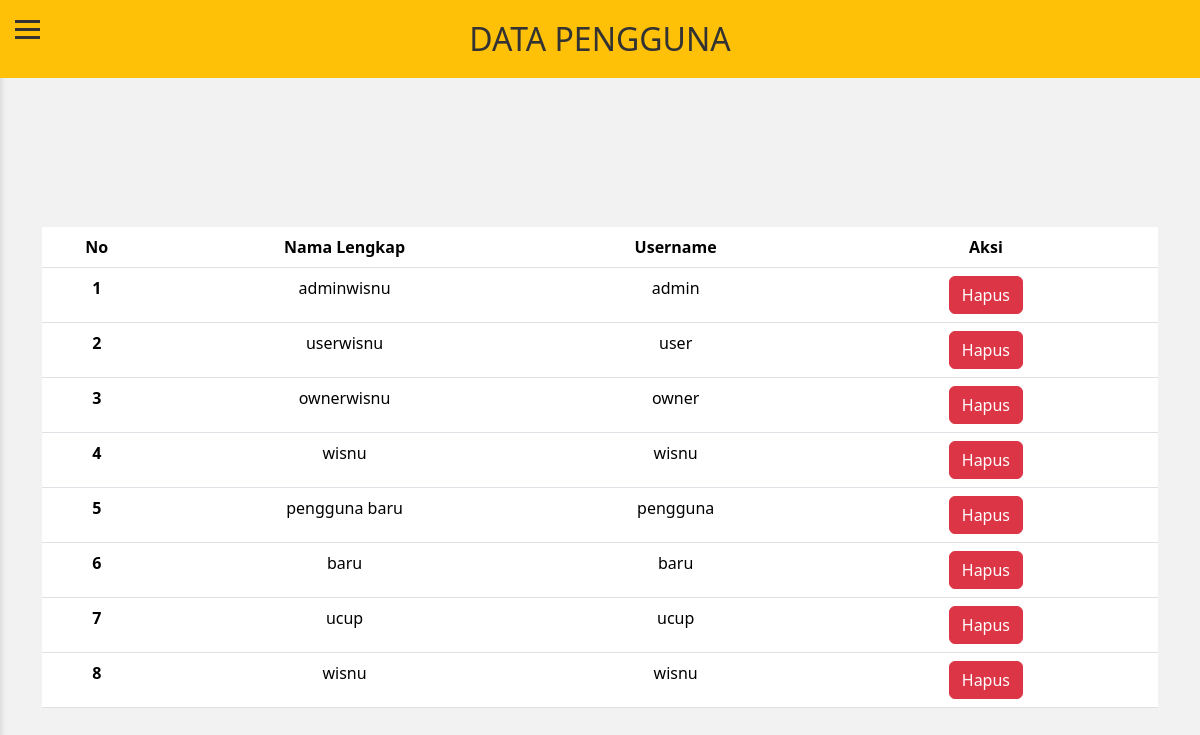
The app's page /admin/datapengguna.php with its own data.
### tables this page shows
CREATE TABLE `user` (
  `id` int(11) NOT NULL,
  `nama_user` varchar(50) NOT NULL,
  `username` varchar(50) NOT NULL,
  `password` varchar(50) NOT NULL,
  `level` enum('user','admin','owner','') NOT NULL
);

### admin/datapengguna.php (the view, shortened to what this page needs)
<!doctype html>
<html lang="en">
<head>
    <link href="https://cdn.jsdelivr.net/npm/bootstrap@5.3.3/dist/css/bootstrap.min.css" rel="stylesheet">
    <link rel="stylesheet" href="coba.css">
</head>
<body>
    <div class="menu-toggle" onclick="toggleSidebar()">
        <div class="bar"></div>
        <div class="bar"></div>
        <div class="bar"></div>
    </div>
    <div class="container">
            <div class="welcome-container">
                <div class="welcome-text">
                    <h3>DATA PENGGUNA</h3>
                </div>
            </div>
        <table class="table">
            <thead>
                <tr>
                    <th scope="col">No</th>
                    <th scope="col">Nama Lengkap</th>
                    <th scope="col">Username</th>
                    <th scope="col">Aksi</th>
                </tr>
            </thead>
            <tbody>
                <?php
                include '../koneksi.php';
                $sql = "SELECT * FROM user";
                $hasil = mysqli_query($koneksi,$sql);
                $nomer = 1;
                while($data = mysqli_fetch_array($hasil,MYSQLI_ASSOC)){
                ?>
                <tr>
                    <th scope="row"><?php echo $nomer++; ?></th>
                    <td><?php echo $data['nama_user']; ?></td>
                    <td><?php echo $data['username']; ?></td>
                    <td>
                        <a class="btn btn-danger mx-3" onclick="return confirm('Ingin Menghapus data pengguna ?');" href="hapus.php?id=<?php echo $data['id']; ?>" role="button">Hapus</a>
                    </td>
                </tr>
                <?php }?>
            </tbody>
        </table>
    </div>
</body>
</html>

### coba.css (style rules this page uses)
body, html { margin: 0; padding: 0; overflow-x: hidden; }

### admin/datapengguna.php (style rules this page uses)
body { margin: 0; padding: 0; min-height: 100vh; width: 100vw; background-color: #f2f2f2; color: #333; display: flex; flex-direction: column; overflow-x: hidden; }
.container { flex: 1; display: flex; flex-direction: column; justify-content: center; align-items: center; text-align: center; width: 100%; padding-top: 150px; }
.container { position: relative; transition: transform 0.3s ease-in-out; }
.menu-toggle { position: fixed; top: 15px; left: 15px; font-size: 30px; cursor: pointer; z-index: 1000; }
.menu-toggle .bar { display: block; width: 25px; height: 3px; background-color: #333; margin: 5px 0; transition: 0.4s; }
.welcome-container { display: flex; align-items: center; justify-content: center; padding: 20px; background-color: #ffc107; transition: transform 0.5s, opacity 0.5s; width: 100vw; box-sizing: border-box; position: fixed; top: 0; left: 0; z-index: 500; }
.welcome-text { text-align: center; }
.welcome-text h3 { margin: 0; font-size: 32px; }

### records on screen
user: nama_user "adminwisnu", username "admin"
user: nama_user "userwisnu", username "user"
user: nama_user "ownerwisnu", username "owner"
user: nama_user "wisnu", username "wisnu"
user: nama_user "pengguna baru", username "pengguna"
user: nama_user "baru", username "baru"
user: nama_user "ucup", username "ucup"
user: nama_user "wisnu", username "wisnu"
